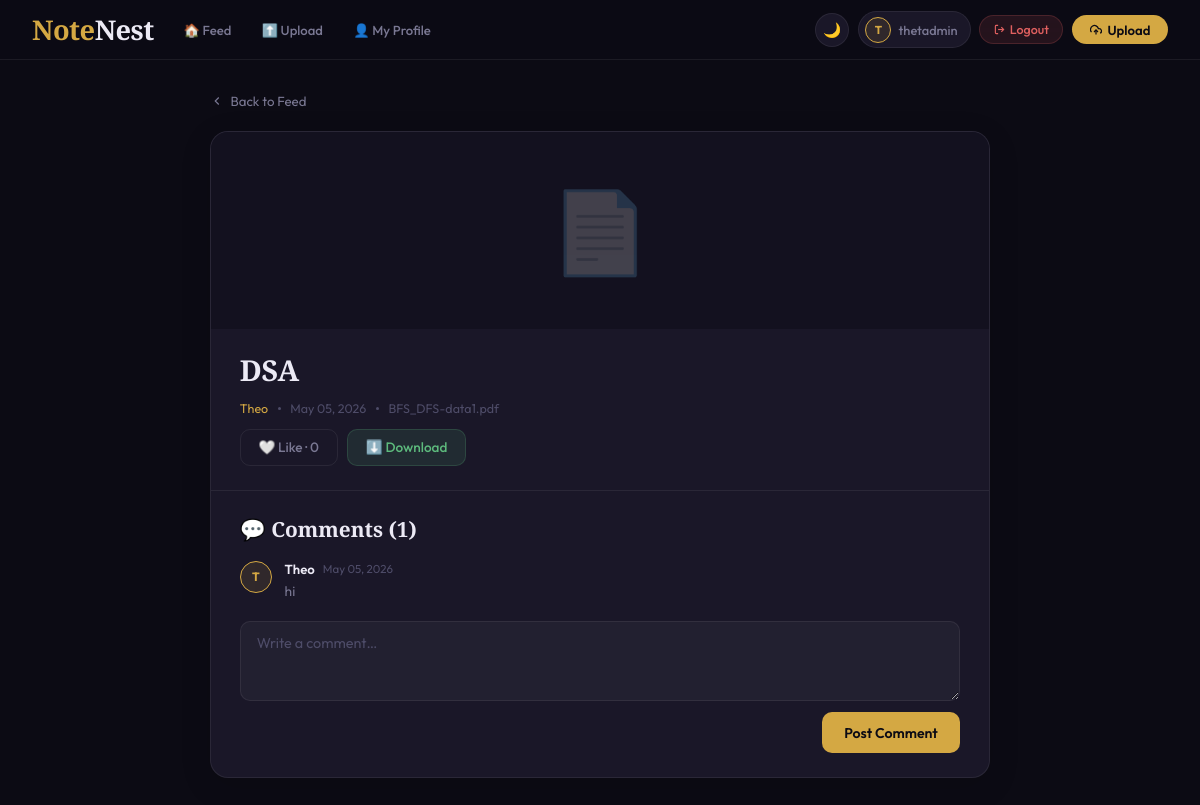
The app's page /file/1/ (signed in) with its own data.
### myapp/models.py (models this page shows, shortened)
class SharedFile(models.Model):
    user        = models.ForeignKey(User, on_delete=models.CASCADE, related_name='files')
    title       = models.CharField(max_length=200)
    description = models.TextField(blank=True)
    file        = models.FileField(upload_to='uploads/')
    uploaded_at = models.DateTimeField(auto_now_add=True)
    def filename(self):
        return os.path.basename(self.file.name)
    def extension(self):
        name, ext = os.path.splitext(self.file.name)
        return ext.lower().strip('.')
    def is_image(self):
        return self.extension() in ['jpg', 'jpeg', 'png', 'gif', 'webp', 'svg']
    def is_video(self):
        return self.extension() in ['mp4', 'webm', 'mov', 'avi']
    def is_audio(self):
        return self.extension() in ['mp3', 'wav', 'ogg', 'm4a']
    def is_pdf(self):
        return self.extension() == 'pdf'
    def like_count(self):
        return self.likes.count()
    def comment_count(self):
        return self.comments.count()
    class Meta:
        ordering = ['-uploaded_at']

class Comment(models.Model):
    user       = models.ForeignKey(User, on_delete=models.CASCADE, related_name='comments')
    file       = models.ForeignKey(SharedFile, on_delete=models.CASCADE, related_name='comments')
    body       = models.TextField()
    created_at = models.DateTimeField(auto_now_add=True)
    class Meta:
        ordering = ['created_at']

### myapp/views.py (the view)
# urls.py: path('file/<int:pk>/',      views.file_detail,   name='file_detail'),
@login_required(login_url='login')
def file_detail(request, pk):
    shared_file = get_object_or_404(SharedFile, pk=pk)
    comments    = shared_file.comments.all()
    liked       = Like.objects.filter(user=request.user, file=shared_file).exists()
    if request.method == 'POST':
        body = request.POST.get('body', '').strip()
        if body:
            Comment.objects.create(user=request.user, file=shared_file, body=body)
            messages.success(request, 'Comment added!')
            return redirect('file_detail', pk=pk)
    return render(request, 'file_detail.html', {
        'file': shared_file,
        'comments': comments,
        'liked': liked,
    })

### myapp/templates/file_detail.html (shortened to what this page needs)
{% extends 'base.html' %}
{% block content %}
<div class="detail-wrap">
  <a href="/" class="back-link">
    <svg width="14" height="14" viewBox="0 0 24 24" fill="none" stroke="currentColor" stroke-width="2"><polyline points="15 18 9 12 15 6"/></svg>
    Back to Feed
  </a>
  <div class="detail-card">
    <div class="detail-preview">
      {% if file.is_image %}
        <img src="{{ file.file.url }}" alt="{{ file.title }}">
      {% elif file.is_video %}
        <video src="{{ file.file.url }}" controls></video>
      {% elif file.is_audio %}
        <audio src="{{ file.file.url }}" controls></audio>
      {% elif file.is_pdf %}
        <div class="big-icon">📄</div>
      {% else %}
        <div class="big-icon">📦</div>
      {% endif %}
    </div>
    <div class="detail-info">
      <div class="detail-title">{{ file.title }}</div>
      <div class="detail-meta">
        <a href="/profile/{{ file.user.username }}/" style="color:var(--gold);">{{ file.user.username }}</a>
        <span class="dot"></span>
        <span>{{ file.uploaded_at|date:"M d, Y" }}</span>
        <span class="dot"></span>
        <span>{{ file.filename }}</span>
      </div>
      <div class="detail-actions">
        <form method="POST" action="/file/{{ file.pk }}/like/">
          <button type="submit" class="det-btn like {% if liked %}liked{% endif %}">
            {% if liked %}❤️ Liked{% else %}🤍 Like{% endif %} · {{ file.like_count }}
          </button>
        </form>
        <a href="/file/{{ file.pk }}/download/" class="det-btn download">⬇️ Download</a>
      </div>
    </div>
    <div class="comments-section">
      <div class="comments-title">💬 Comments ({{ file.comment_count }})</div>
      {% if comments %}
        {% for c in comments %}
        <div class="comment">
          <div class="comment-avatar">
            {% if c.user.profile.avatar %}<img src="{{ c.user.profile.avatar.url }}">
            {% else %}{{ c.user.username|first|upper }}{% endif %}
          </div>
          <div class="comment-body">
            <div class="comment-header">
              <a href="/profile/{{ c.user.username }}/" class="comment-user">{{ c.user.username }}</a>
              <span class="comment-date">{{ c.created_at|date:"M d, Y" }}</span>
            </div>
            <div class="comment-text">{{ c.body }}</div>
          </div>
        </div>
        {% endfor %}
      {% else %}
        <div class="no-comments">No comments yet — be the first!</div>
      {% endif %}
      <form method="POST" class="comment-form">
        <textarea class="f-textarea" name="body" placeholder="Write a comment…" required style="min-height:80px;"></textarea>
        <button type="submit" class="btn-comment">Post Comment</button>
      </form>
    </div>
  </div>
</div>
{% endblock %}

### myapp/templates/base.html (shortened to what this page needs)
<!DOCTYPE html>
<html lang="en" data-theme="dark">
<head>
</head>
<body>
<nav class="nav">
  <a class="nav-brand" href="/">Note<em>Nest</em></a>
  <div class="nav-links">
    <a href="/" class="nav-link {% block nav_feed %}{% endblock %}">🏠 Feed</a>
    <a href="/upload/" class="nav-link {% block nav_upload %}{% endblock %}">⬆️ Upload</a>
    {% if user.is_authenticated %}
    <a href="/profile/{{ user.username }}/" class="nav-link {% block nav_profile %}{% endblock %}">👤 My Profile</a>
    {% endif %}
  </div>
  <div class="nav-end">
    <button class="theme-btn" id="themeBtn" onclick="toggleTheme()">🌙</button>
    {% if user.is_authenticated %}
    <a href="/profile/{{ user.username }}/" class="user-chip">
      <div class="avatar">
        {% if user.profile.avatar %}
          <img src="{{ user.profile.avatar.url }}" alt="avatar">
        {% else %}
          {{ user.username|first|upper }}
        {% endif %}
      </div>
      <span class="user-name">{{ user.username }}</span>
    </a>
    <a href="/logout/" class="btn-logout">
      <svg width="11" height="11" viewBox="0 0 24 24" fill="none" stroke="currentColor" stroke-width="2.5"><path d="M9 21H5a2 2 0 0 1-2-2V5a2 2 0 0 1 2-2h4"/><polyline points="16 17 21 12 16 7"/><line x1="21" y1="12" x2="9" y2="12"/></svg>
      Logout
    </a>
    {% endif %}
    <a href="/upload/" class="btn-upload">
      <svg width="12" height="12" viewBox="0 0 24 24" fill="none" stroke="currentColor" stroke-width="2.5"><polyline points="16 16 12 12 8 16"/><line x1="12" y1="12" x2="12" y2="21"/><path d="M20.39 18.39A5 5 0 0 0 18 9h-1.26A8 8 0 1 0 3 16.3"/></svg>
      Upload
    </a>
  </div>
</nav>
<div class="main">
  {% block content %}{% endblock %}
</div>
</body>
</html>

### myapp/templates/base.html (style rules this page uses)
[data-theme="dark"] { --bg:#0c0b14;--bg2:#13111f;--card:#1a1728;--nav:rgba(12,11,20,.9); --border:rgba(255,255,255,.07);--border-h:rgba(255,255,255,.14); --gold:#d4a843;--gold-dim:rgba(212,168,67,.12);--gold-glow:rgba(212,168,67,.25); --red:#e06060;--red-dim:rgba(224,96,96,.12); --green:#5dba7d;--green-dim:rgba(93,186,125,.12); --blue:#5ba3d4;--text:#eceaf5;--text-2:#7a7893;--text-3:#4e4c68; --input:rgba(255,255,255,.04); }
*,*::before,*::after { margin:0;padding:0;box-sizing:border-box; }
body { font-family:'Outfit',sans-serif;background:var(--bg);color:var(--text);min-height:100vh;transition:background .3s,color .3s; }
a { text-decoration:none;color:inherit; }
button { font-family:inherit;cursor:pointer; }
.nav { position:sticky;top:0;z-index:300; background:var(--nav);backdrop-filter:blur(20px) saturate(1.4); border-bottom:1px solid var(--border); display:flex;align-items:center;justify-content:space-between; padding:0 2rem;height:60px;gap:1rem; }
.nav-brand { font-family:'Cormorant Garamond',serif;font-size:1.7rem;font-weight:700;color:var(--gold);letter-spacing:-.5px;flex-shrink:0; }
.nav-brand em { color:var(--text);font-style:normal; }
.nav-links { display:flex;gap:.2rem;flex:1; }
.nav-link { font-size:.82rem;font-weight:500;color:var(--text-2);padding:.35rem .85rem;border-radius:99px;transition:all .2s; }
.nav-end { display:flex;align-items:center;gap:.55rem;flex-shrink:0; }
.user-chip { display:flex;align-items:center;gap:.45rem;background:var(--card);border:1px solid var(--border);border-radius:99px;padding:.28rem .75rem .28rem .4rem;font-size:.8rem; }
.avatar { width:26px;height:26px;border-radius:50%;background:var(--gold-dim);border:1px solid var(--gold);display:flex;align-items:center;justify-content:center;font-size:.72rem;font-weight:700;color:var(--gold);overflow:hidden;flex-shrink:0; }
.user-name { color:var(--text-2);font-weight:500; }
.theme-btn { width:34px;height:34px;border-radius:50%;background:var(--card);border:1px solid var(--border);color:var(--text-2);font-size:.9rem;display:flex;align-items:center;justify-content:center;transition:all .2s; }
.btn-upload { background:var(--gold);color:#0c0b14;border:none;border-radius:99px;padding:.42rem 1.1rem;font-weight:600;font-size:.82rem;display:flex;align-items:center;gap:.35rem;transition:all .2s; }
.btn-logout { background:var(--red-dim);color:var(--red);border:1px solid rgba(224,96,96,.2);border-radius:99px;padding:.35rem .85rem;font-size:.78rem;font-weight:500;display:flex;align-items:center;gap:.3rem;transition:all .2s; }
.main { max-width:1100px;margin:0 auto;padding:2rem 1.5rem 4rem; }
.f-input,.f-textarea { background:var(--input);border:1px solid var(--border);border-radius:10px;padding:.75rem 1rem;color:var(--text);font-family:'Outfit',sans-serif;font-size:.9rem;outline:none;transition:border-color .2s,box-shadow .2s;width:100%; }
.f-input::placeholder,.f-textarea::placeholder { color:var(--text-3); }
.f-textarea { resize:vertical;min-height:110px; }

### records on screen
SharedFile: title "DSA", user.username "Theo", uploaded_at "May 05, 2026", filename "BFS_DFS-data1.pdf", like_count "0", comment_count "1"
Comment: user.username|first "T", user.username "Theo", created_at "May 05, 2026", body "hi"

### other values on screen
{{ user.username|first|upper }} "T"
{{ user.username }} "thetadmin"
